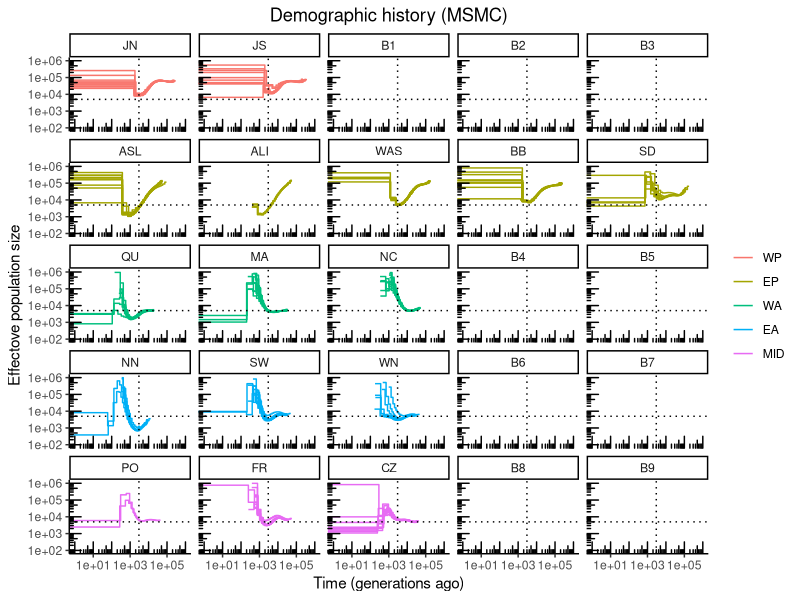

Source code (R):
library(ggplot2)
obj <- read.table("00_new.txt")
obj$V8 <- factor(obj$V8, levels = c("JN", "JS", "B1", "B2", "B3", "ASL", "ALI", "WAS", "BB", "SD", "QU", "MA", "NC", "B4", "B5", "NN", "SW", "WN", "B6", "B7","PO", "FR", "CZ", "B8", "B9"))
obj$V9 <- factor(obj$V9, levels = c("WP", "EP", "WA", "EA", "MID"))
pdf("all_sep.pdf", height=7, width=8)
ggplot(obj, aes(V5, V6, group = V7, color = V9)) +
  theme_classic() +
  geom_line() +
  scale_x_log10(limits=c(1, 1E6)) +
  scale_y_log10(limits=c(1E2, 1E6)) +
  xlab("Time (generations ago)") +
  ylab("Effectove population size") +
  annotation_logticks() +
  labs(title = "Demographic history (MSMC)") +
  theme(legend.title = element_blank(), plot.title = element_text(hjust = 0.5)) +
  facet_wrap(~V8) +
  geom_vline(xintercept = 3000, linetype="dotted") +
  geom_hline(yintercept = 5000, linetype="dotted")
dev.off()
